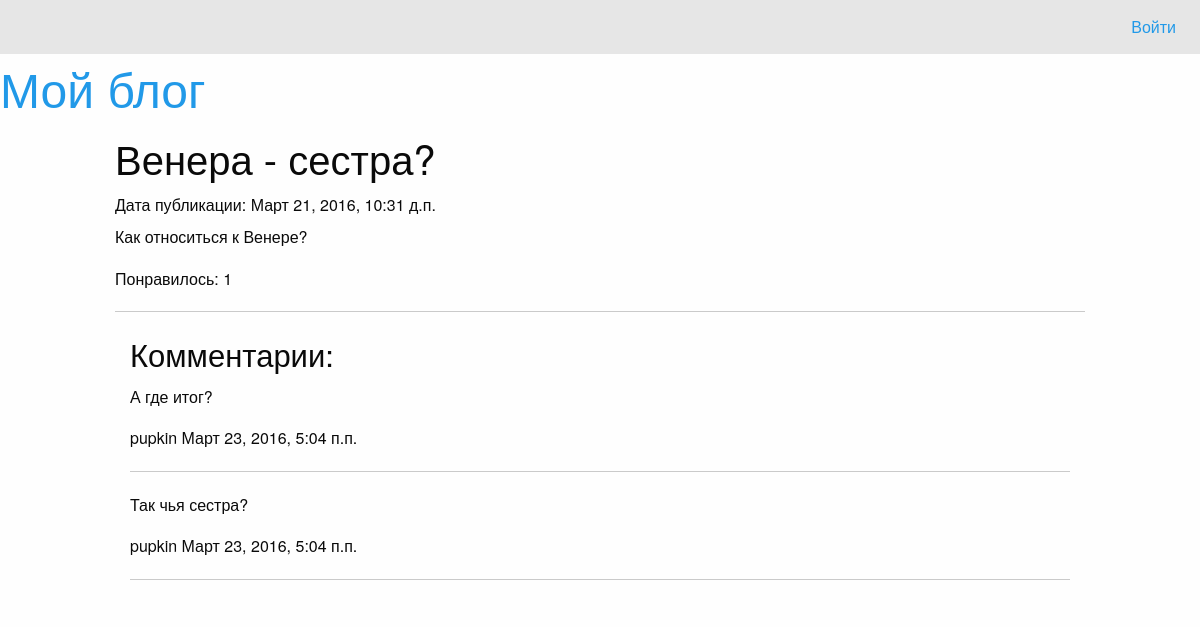
Page /articles/get/3/ on the committed database.
### article/models.py (models this page shows, shortened)
class Article(models.Model):
    title = models.CharField(max_length = 200)
    text = models.TextField()
    date = models.DateTimeField()
    likes = models.IntegerField(default=0)
    class Meta:
        db_table = 'articles'
        verbose_name = "Статья"
        verbose_name_plural = "Статьи"

class Comment(models.Model):
    date = models.DateTimeField()  # (blank=True, null=True)
    text = models.TextField(verbose_name='Текст комментария')
    article = models.ForeignKey(Article)
    author  = models.ForeignKey(User)
    class Meta:
        db_table = 'comments'
        verbose_name = "Комментарий"
        verbose_name_plural = "Комментарии"

### article/views.py (the view)
# urls.py: url(r'^articles/get/(?P<id>\d+)/', views.article),
def article(request, id=1):
    article = get_object_or_404(Article, id=id)
    return render(request, 'article.html', {
        'article': article,
        'comments': article.comment_set.all(),
        'form': CommentForm(),
        'username': auth.get_user(request).username,
        })

### article/templates/article.html (shortened to what this page needs)
{% extends 'main.html' %}
{% block article %}
<h2>{{ article.title }}</h2>
<h6>Дата публикации: {{ article.date }}</h6>
<p>{{ article.text }}</p>
<p>Понравилось: {{ article.likes }}</p>
<hr>
<div class="large-offset-1 columns">
<h3>Комментарии:</h3>
{% for comment in comments %}
  <p>{{ comment.text }}</p>
  <p>{{ comment.author }} {{ comment.date }}</p>
  <hr>
{% endfor %}
</div>
{% endblock %}

### rows in the picture
Article: title "Венера - сестра?", date "Март 21, 2016, 10:31 д.п.", text "Как относиться к Венере?", likes "1"
Comment: text "А где итог?", author "pupkin", date "Март 23, 2016, 5:04 п.п."
Comment: text "Так чья сестра?", author "pupkin", date "Март 23, 2016, 5:04 п.п."
